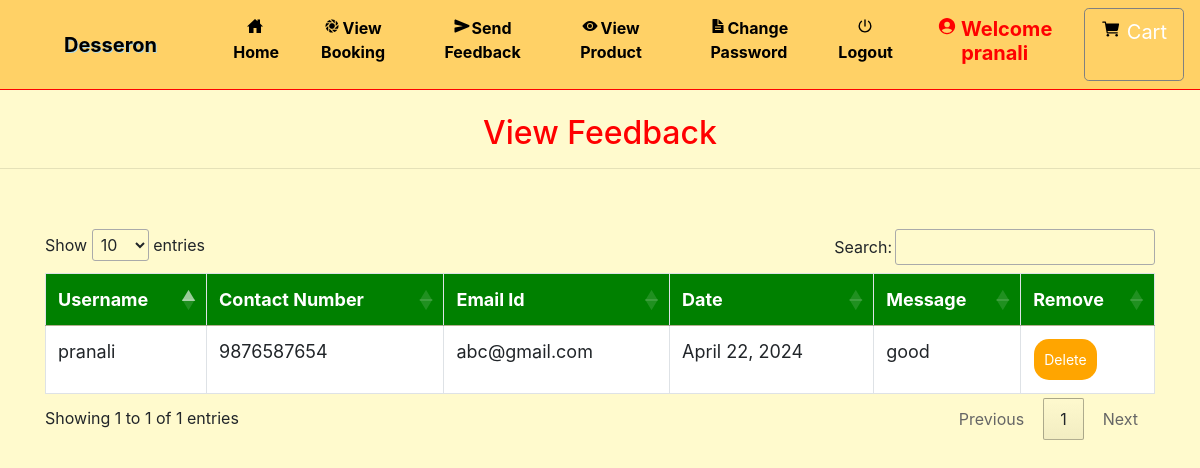
The page /view_feedback (signed in) on the database its author committed.
### grocery/models.py (models this page shows, shortened)
class Send_Feedback(models.Model):
    profile = models.ForeignKey(Profile, on_delete=models.CASCADE, null=True)
    message1 = models.TextField(null=True)
    date = models.CharField(max_length=30, null=True)

class Profile(models.Model):
    user = models.ForeignKey(User, on_delete=models.CASCADE, null=True)
    dob = models.DateField(null=True)
    city = models.CharField(max_length=30, null=True)
    address = models.CharField(max_length=50, null=True)
    contact = models.CharField(max_length=10, null=True)
    image = models.FileField(null=True)

### grocery/views.py (the view)
# urls.py: path('view_feedback', View_feedback, name='view_feedback'),
def View_feedback(request):
    if not request.user.is_authenticated:
        return redirect('login_admin')
    feed = Send_Feedback.objects.all()
    d = {'feed': feed}
    return render(request, 'view_feedback.html', d)

### grocery/templates/view_feedback.html (shortened to what this page needs)
{% extends 'navigation.html' %}
{% block body %}
<center><h2 style="color:red;margin-top:2%">View Feedback</h2></center><hr>
<div class="container" style="margin-top:5%">
<table class="table table-bordered" id="myTable" >
  <thead>
  <tr>
    <th>Username</th>
    <th>Contact Number</th>
      <th> Email Id</th>
    <th>Date</th>
      <th>Message</th>
    <th>Remove</th>
  </tr>
  </thead>
   <tbody>
    {% for i in feed %}
  <tr>
    <td>{{i.profile.user.username}}</td>
    <td>{{i.profile.contact}}</td>
      <td>{{i.profile.user.email}}</td>
      <td>{{i.date}}</td>
      <td>{{i.message1}}</td>
      <td><a href="{% url 'delete_feedback' i.id %}" onclick="return confirm('Are you sure?')"><button class="button button1">Delete</button></a></td>
  </tr>
    {% endfor %}
    </tbody>
</table>
</div>
{% endblock %}

### grocery/templates/navigation.html (shortened to what this page needs)
<!DOCTYPE html>
<html lang="en">
<head>
    {% load static %}
     <link rel="stylesheet" href="https://maxcdn.bootstrapcdn.com/bootstrap/4.0.0/css/bootstrap.min.css">
  <link rel = stylesheet href = "//cdn.datatables.net/1.10.19/css/jquery.dataTables.min.css">
<link rel="stylesheet" href="https://cdnjs.cloudflare.com/ajax/libs/font-awesome/4.7.0/css/font-awesome.min.css">
</head>
<body style="background-color:#FFFACD" >
<nav class="navbar navbar-expand-sm" style = "background-color : #FFD166 ; border-bottom:1px solid red">
  <a class="navbar-brand pl-5" href="#" style="color:black ; font-weight : bold">Desseron</a>
<div class="collapse navbar-collapse" id="collapsibleNavbar">
  <ul class="navbar-nav pl-5 text-center">
    {% if request.user.username %}
    {% if not request.user.is_staff %}
    <li class="nav-item">
      <a class="nav-link" href="{% url 'home' %}" style="color:black"><ion-icon style="margin-right:2px" name="home-sharp"></ion-icon>Home</a>
    </li>
    <li class="nav-item">
      <a class="nav-link" href="{% url 'view_booking' %}" style="color:black"><ion-icon style="margin-right:2px" name="aperture"></ion-icon>View Booking</a>
    </li>
    <li class="nav-item">
      <a class="nav-link" href="{% url 'send_feedback' request.user.id %}" style="color:black"><ion-icon style="margin-right:2px" name="send"></ion-icon>Send Feedback</a>
    </li>
    <li class="nav-item">
      <a class="nav-link" href="{% url 'view_product' 0 %}" style="color:black"><ion-icon style="margin-right:2px" name="eye"></ion-icon>View Product</a>
    </li>
    <li class="nav-item">
      <a class="nav-link" href="{% url 'change_password' %}" style="color:black"><ion-icon style="margin-right:2px" name="document-text-sharp"></ion-icon>Change Password</a>
    </li>
    {% endif %}
    {% endif %}
    {% if request.user.is_authenticated %}
    <a class="nav-link" href="{% url 'logout' %}" style="color:black"><ion-icon style="margin-right:2px" name="power-sharp"></ion-icon>Logout</a>
    {% if not request.user.is_staff %}
    <li class="nav-item">
      <a href="{% url 'profile' %}"><h5 class="nav-link" style="color:red"><ion-icon style="margin-right:4px;color:#FF0000" name="person-circle-sharp"></ion-icon>Welcome {{request.user.username}}</h5>
      </a></li>
    {% else %}
    <li class="nav-item">
      <h5  class="nav-link" style="color:red"><ion-icon style="margin-right:4px;color:#FF0000" name="person-circle-sharp"></ion-icon>Welcome {{request.user.username}}</h5>
    </li>
    {% endif %}
    {% endif %}
    {% if not request.user.is_staff %}
    {% if request.user.username %}
      <a href="{% url 'cart' %}" style="border:1px solid gray" class="btn btn-default btn-lg text-dark text-capitalize">
        <ion-icon style="color:black;margin-top:2%" name="cart"></ion-icon><span style="margin-left:6px;margin-top:2%;color:white">Cart</span></a></center>
{% endif %}
    {% endif %}
    </ul>
</div>
</nav>
{% block body %}
{% endblock %}
</body></html>

### grocery/templates/navigation.html (style rules this page uses)
* { box-sizing: border-box; }
#myTable { border-collapse: collapse; width: 100%; border: 1px solid #ddd; font-size: 18px; }
#myTable th { text-align: left; padding: 12px; background-color: green; color: white; }
#myTable td { text-align: left; padding: 12px; background-color: white; }
#myTable tr { border-bottom: 1px solid #ddd; }
.button { background-color: orange; border: none; color: white; padding: 10px; text-align: center; text-decoration: none; display: inline-block; font-size: 14px; margin: 1px 1px; cursor: pointer; }
.button1 { border-radius: 15px; }
.nav-link { font-weight:bold; }
.navbar-brand { text-shadow: 1px 1px lightblue; }

### rows shown on the page
Send_Feedback: profile.user.username "pranali", profile.contact "9876587654", profile.user.email "abc@gmail.com", date "April 22, 2024", message1 "good"

### other values the page prints
{{ request.user.username }} "pranali"
